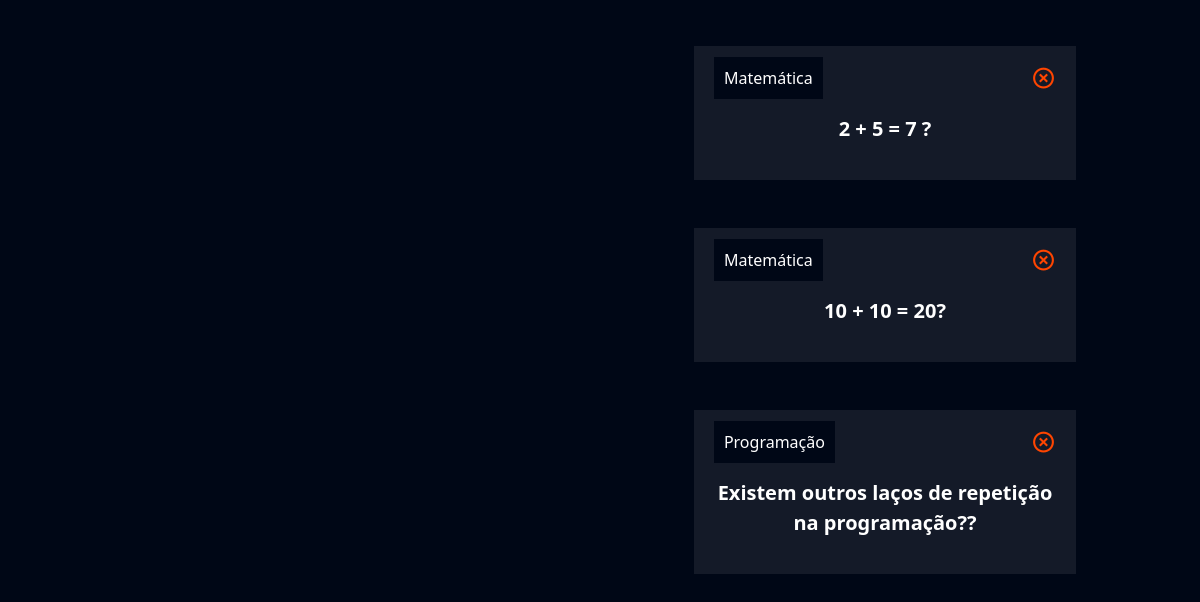
Before: /flashcard/novo_flashcard/ (signed in, lower part) with the older database file.
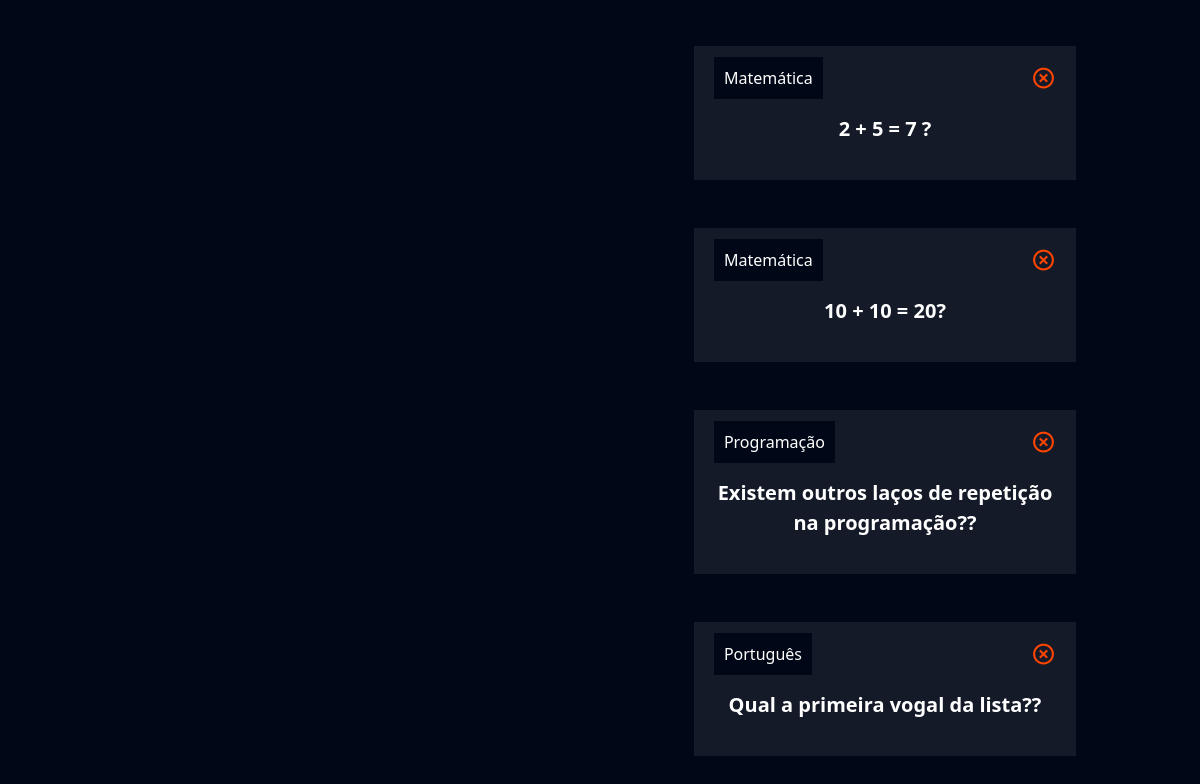
After: the same page with the newer database file.
### flashcard/models.py (models this page shows, shortened)
class Flashcard(models.Model):
    DIFICULDADE_CHOICES = (('D', 'Difícil'), ('M', 'Médio'), ('F', 'Fácil'))
    user = models.ForeignKey(User, on_delete = models.DO_NOTHING)
    pergunta = models.CharField(max_length = 100)
    resposta = models.TextField(max_length = 1000)
    categoria = models.ForeignKey(Categoria, on_delete = models.DO_NOTHING)
    dificuldade = models.CharField(max_length = 1, choices = DIFICULDADE_CHOICES)

class Categoria(models.Model):
    nome = models.CharField(max_length = 20)
    def __str__(self):
        return self.nome

### flashcard/views.py (the view, shortened to what this page needs)
# urls.py: path('novo_flashcard/', views.novo_flashcard, name='novo_flashcard'),
def novo_flashcard(request):
    if not request.user.is_authenticated:
        return redirect('/usuarios/logar')
    if request.method == "GET":
        categorias = Categoria.objects.all()
        dificuldades = Flashcard.DIFICULDADE_CHOICES
        flashcards = Flashcard.objects.filter(user = request.user)
        categoria_filtrar = request.GET.get('categoria')
        dificuldade_filtrar = request.GET.get('dificuldade')
        if categoria_filtrar:
            flashcards = flashcards.filter(categoria__id = categoria_filtrar)
        if dificuldade_filtrar:
            flashcards = flashcards.filter(dificuldade = dificuldade_filtrar)
        return render(request, 'novo_flashcard.html', {'categorias': categorias,
                                                       'dificuldades': dificuldades,
                                                       'flashcards': flashcards})

### flashcard/templates/novo_flashcard.html (shortened to what this page needs)
{% extends "base.html" %}
{% load static %}
{% block 'cabecalho' %}
<link href="{% static 'usuarios/css/cadastro.css' %}" rel="stylesheet" />
<link
  href="https://unpkg.com/boxicons@2.1.4/css/boxicons.min.css"
  rel="stylesheet"
/>
<link href="{% static 'flashcard/css/novo_flashcard.css' %}" rel="stylesheet" />
{% endblock 'cabecalho' %}
{% block 'conteudo' %}
<div class="container">
  <br />
  <br />
  <div class="row">
    <div class="col-md">
    </div>
    <div class="col-md">
      <br />
      <br />
      {% for flashcard in flashcards %}
      <div class="box-new-flashcard" onclick="flip_card({{flashcard.id}})">
        <div class="flashcard">
          <div class="flashcard-categoria">{{flashcard.categoria}}</div>
          <a href="{% url 'deletar_flashcard' flashcard.id %}"><i class="icone-exit bx bx-x-circle"></i></a>
          <br />
          <br />
          <div class="flashcard-box-item">
            <p class="flashcard-item">{{flashcard.pergunta}}?</p>
          </div>
        </div>
      </div>
      <br />
      <br />
      {% endfor %}
    </div>
  </div>
</div>
{% endblock 'conteudo' %}

Changed rows visible on the page:
added Flashcard: categoria "Português", pergunta "Qual a primeira vogal da lista?"
